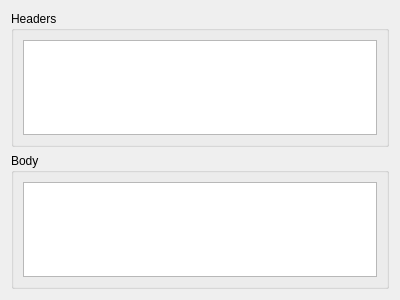
<?xml version="1.0" encoding="UTF-8"?>
<ui version="4.0">
 <class>ResponseWidget</class>
 <widget class="QWidget" name="ResponseWidget">
  <property name="geometry">
   <rect>
    <x>0</x>
    <y>0</y>
    <width>400</width>
    <height>300</height>
   </rect>
  </property>
  <property name="windowTitle">
   <string>Form</string>
  </property>
  <layout class="QVBoxLayout" name="verticalLayout">
   <item>
    <widget class="QGroupBox" name="headersGroupBox">
     <property name="title">
      <string>Headers</string>
     </property>
     <layout class="QGridLayout" name="gridLayout_2">
      <item row="0" column="0">
       <widget class="QTableWidget" name="headers"/>
      </item>
     </layout>
    </widget>
   </item>
   <item>
    <widget class="QGroupBox" name="bodyGroupBox">
     <property name="title">
      <string>Body</string>
     </property>
     <layout class="QGridLayout" name="gridLayout">
      <item row="0" column="0">
       <widget class="QTextEdit" name="body"/>
      </item>
     </layout>
    </widget>
   </item>
  </layout>
 </widget>
 <resources/>
 <connections/>
</ui>
